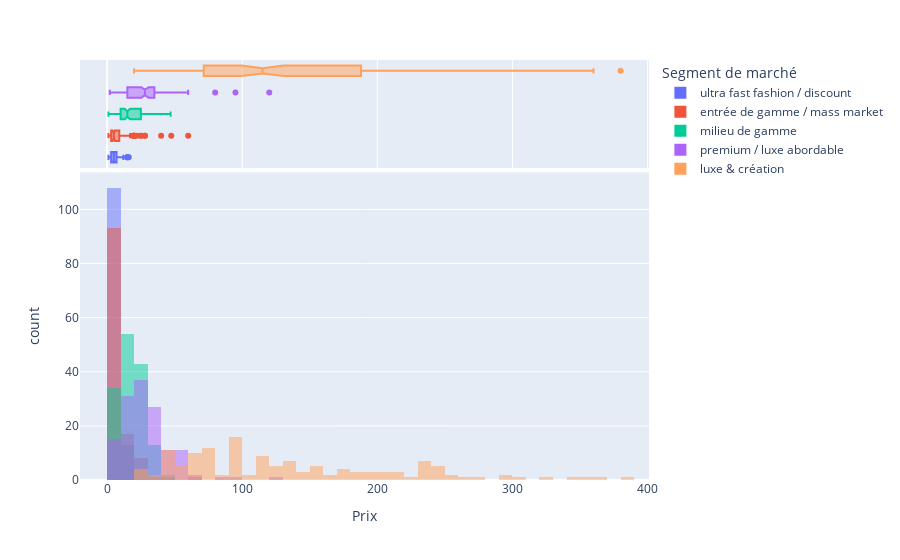

The notebook cell saved with this chart:
### Code cell
px.histogram(filtered_df_shirt, x='Prix', color='Segment de marché', barmode='overlay', marginal='box', category_orders=category_orders)

### Figure 1 — Plotly figure (JSON) as saved in the notebook; plotly's stock layout.template omitted (floating-point values rounded to 4 significant figures; data arrays with more than 128 entries replaced by an {"elided": "..."} marker saying what was removed)
{"data": [{"alignmentgroup": "True", "bingroup": "x", "hovertemplate": "Segment de marché=ultra fast fashion / discount<br>Prix=%{x}<br>count=%{y}<extra></extra>", "legendgroup": "ultra fast fashion / discount", "marker": {"color": "#636efa", "opacity": 0.5, "pattern": {"shape": ""}}, "name": "ultra fast fashion / discount", "offsetgroup": "ultra fast fashion / discount", "orientation": "v", "showlegend": true, "type": "histogram", "x": [5, 5, 5, 15, 2, 2, 15, 4, 4, 2, 4, 3, 10, 2, 5, 3, 3, 5, 4, 5, 2, 5, 3, 3, 3, 2, 3, 5, 1, 1, 3.5, 2, 3.5, 2, 6.5, 15, 3, 2, 4.5, 8, 10, 5, 1, 2, 8, 3, 7, 3, 5, 5, 8, 2, 8, 8, 7.5, 1, 3, 5, 9, 7, 9, 5, 9, 2, 2, 4, 2.5, 4, 4, 3, 4.99, 5, 7, 12, 11, 5, 16, 8, 7, 10, 7, 5, 5, 5, 6, 5, 5, 4, 5, 4, 3, 4, 5, 3.5, 5, 10, 5, 10, 4, 5, 5, 4, 6, 10, 4, 7, 5, 3, 3, 6, 4, 9, 8.5, 1, 5, 4, 6.5, 7, 5, 10, 8], "xaxis": "x", "yaxis": "y"}, {"alignmentgroup": "True", "hovertemplate": "Segment de marché=ultra fast fashion / discount<br>Prix=%{x}<extra></extra>", "legendgroup": "ultra fast fashion / discount", "marker": {"color": "#636efa"}, "name": "ultra fast fashion / discount", "notched": true, "offsetgroup": "ultra fast fashion / discount", "showlegend": false, "type": "box", "x": [5, 5, 5, 15, 2, 2, 15, 4, 4, 2, 4, 3, 10, 2, 5, 3, 3, 5, 4, 5, 2, 5, 3, 3, 3, 2, 3, 5, 1, 1, 3.5, 2, 3.5, 2, 6.5, 15, 3, 2, 4.5, 8, 10, 5, 1, 2, 8, 3, 7, 3, 5, 5, 8, 2, 8, 8, 7.5, 1, 3, 5, 9, 7, 9, 5, 9, 2, 2, 4, 2.5, 4, 4, 3, 4.99, 5, 7, 12, 11, 5, 16, 8, 7, 10, 7, 5, 5, 5, 6, 5, 5, 4, 5, 4, 3, 4, 5, 3.5, 5, 10, 5, 10, 4, 5, 5, 4, 6, 10, 4, 7, 5, 3, 3, 6, 4, 9, 8.5, 1, 5, 4, 6.5, 7, 5, 10, 8], "xaxis": "x2", "yaxis": "y2"}, {"alignmentgroup": "True", "bingroup": "x", "hovertemplate": "Segment de marché=entrée de gamme / mass market<br>Prix=%{x}<br>count=%{y}<extra></extra>", "legendgroup": "entrée de gamme / mass market", "marker": {"color": "#EF553B", "opacity": 0.5, "pattern": {"shape": ""}}, "name": "entrée de gamme / mass market", "offsetgroup": "entrée de gamme / mass market", "orientation": "v", "showlegend": true, "type": "histogram", "x": [5, 28, 11.5, 10, 7, 3, 4, 3, 3, 28, 2, 8, 3.99, 3.99, 1, 15, 2, 2, 3.5, 16, 8.5, 19.99, 2, 22, 12, 13, 5, 1, 4, 3.5, 4.5, 3, 2, 2, 15, 5, 10, 5, 3.5, 2.5, 2.5, 2, 10, 3, 5.99, 5, 4, 5, 4, 6, 5, 2.5, 6, 3, 8, 8, 7, 5, 8, 6.5, 20, 1, 39.99, 1, 3, 5, 10, 6, 60, 25, 6, 6, 19, 15, 5, 5, 3.99, 3.49, 6, 47.5, 1, 9, 4, 9, 4, 9, 8, 2.5, 10, 5, 2, 8, 7, 12, 9, 4, 3.5, 8, 5, 2.5, 5, 8, 3, 5, 2, 4, 3, 5, 3, 3, 9, 2, 3, 3, 2, 4, 20, 20, 25, 17, 17], "xaxis": "x", "yaxis": "y"}, {"alignmentgroup": "True", "hovertemplate": "Segment de marché=entrée de gamme / mass market<br>Prix=%{x}<extra></extra>", "legendgroup": "entrée de gamme / mass market", "marker": {"color": "#EF553B"}, "name": "entrée de gamme / mass market", "notched": true, "offsetgroup": "entrée de gamme / mass market", "showlegend": false, "type": "box", "x": [5, 28, 11.5, 10, 7, 3, 4, 3, 3, 28, 2, 8, 3.99, 3.99, 1, 15, 2, 2, 3.5, 16, 8.5, 19.99, 2, 22, 12, 13, 5, 1, 4, 3.5, 4.5, 3, 2, 2, 15, 5, 10, 5, 3.5, 2.5, 2.5, 2, 10, 3, 5.99, 5, 4, 5, 4, 6, 5, 2.5, 6, 3, 8, 8, 7, 5, 8, 6.5, 20, 1, 39.99, 1, 3, 5, 10, 6, 60, 25, 6, 6, 19, 15, 5, 5, 3.99, 3.49, 6, 47.5, 1, 9, 4, 9, 4, 9, 8, 2.5, 10, 5, 2, 8, 7, 12, 9, 4, 3.5, 8, 5, 2.5, 5, 8, 3, 5, 2, 4, 3, 5, 3, 3, 9, 2, 3, 3, 2, 4, 20, 20, 25, 17, 17], "xaxis": "x2", "yaxis": "y2"}, {"alignmentgroup": "True", "bingroup": "x", "hovertemplate": "Segment de marché=milieu de gamme<br>Prix=%{x}<br>count=%{y}<extra></extra>", "legendgroup": "milieu de gamme", "marker": {"color": "#00cc96", "opacity": 0.5, "pattern": {"shape": ""}}, "name": "milieu de gamme", "offsetgroup": "milieu de gamme", "orientation": "v", "showlegend": true, "type": "histogram", "x": {"elided": "146 float values"}, "xaxis": "x", "yaxis": "y"}, {"alignmentgroup": "True", "hovertemplate": "Segment de marché=milieu de gamme<br>Prix=%{x}<extra></extra>", "legendgroup": "milieu de gamme", "marker": {"color": "#00cc96"}, "name": "milieu de gamme", "notched": true, "offsetgroup": "milieu de gamme", "showlegend": false, "type": "box", "x": {"elided": "146 float values"}, "xaxis": "x2", "yaxis": "y2"}, {"alignmentgroup": "True", "bingroup": "x", "hovertemplate": "Segment de marché=premium / luxe abordable<br>Prix=%{x}<br>count=%{y}<extra></extra>", "legendgroup": "premium / luxe abordable", "marker": {"color": "#ab63fa", "opacity": 0.5, "pattern": {"shape": ""}}, "name": "premium / luxe abordable", "offsetgroup": "premium / luxe abordable", "orientation": "v", "showlegend": true, "type": "histogram", "x": {"elided": "137 float values"}, "xaxis": "x", "yaxis": "y"}, {"alignmentgroup": "True", "hovertemplate": "Segment de marché=premium / luxe abordable<br>Prix=%{x}<extra></extra>", "legendgroup": "premium / luxe abordable", "marker": {"color": "#ab63fa"}, "name": "premium / luxe abordable", "notched": true, "offsetgroup": "premium / luxe abordable", "showlegend": false, "type": "box", "x": {"elided": "137 float values"}, "xaxis": "x2", "yaxis": "y2"}, {"alignmentgroup": "True", "bingroup": "x", "hovertemplate": "Segment de marché=luxe & création<br>Prix=%{x}<br>count=%{y}<extra></extra>", "legendgroup": "luxe & création", "marker": {"color": "#FFA15A", "opacity": 0.5, "pattern": {"shape": ""}}, "name": "luxe & création", "offsetgroup": "luxe & création", "orientation": "v", "showlegend": true, "type": "histogram", "x": {"elided": "136 float values"}, "xaxis": "x", "yaxis": "y"}, {"alignmentgroup": "True", "hovertemplate": "Segment de marché=luxe & création<br>Prix=%{x}<extra></extra>", "legendgroup": "luxe & création", "marker": {"color": "#FFA15A"}, "name": "luxe & création", "notched": true, "offsetgroup": "luxe & création", "showlegend": false, "type": "box", "x": {"elided": "136 float values"}, "xaxis": "x2", "yaxis": "y2"}], "layout": {"barmode": "overlay", "legend": {"title": {"text": "Segment de marché"}, "tracegroupgap": 0}, "margin": {"t": 60}, "xaxis": {"anchor": "y", "domain": [0, 1], "title": {"text": "Prix"}}, "xaxis2": {"anchor": "y2", "domain": [0, 1], "matches": "x", "showgrid": true, "showticklabels": false}, "yaxis": {"anchor": "x", "domain": [0, 0.7326], "title": {"text": "count"}}, "yaxis2": {"anchor": "x2", "domain": [0.7426, 1], "matches": "y2", "showgrid": false, "showline": false, "showticklabels": false, "ticks": ""}}}
